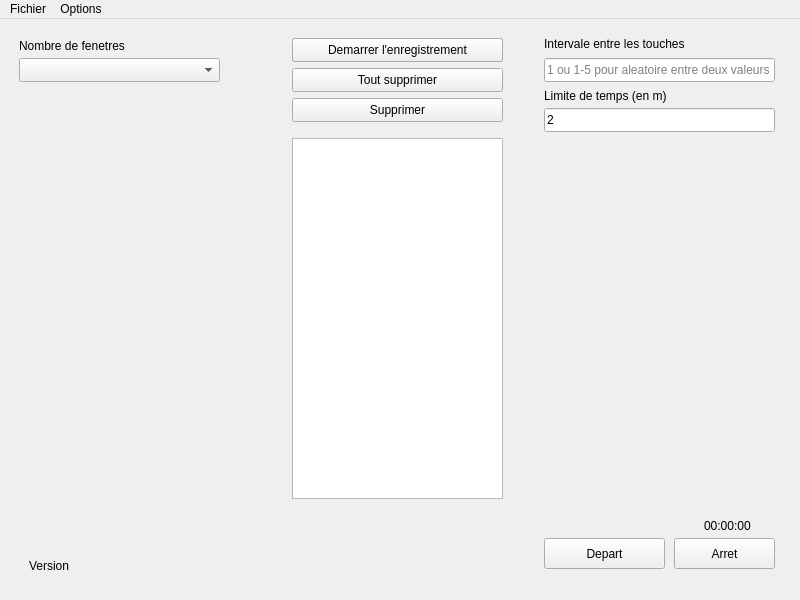
<?xml version="1.0" encoding="UTF-8"?>
<ui version="4.0">
 <class>MainWindow</class>
 <widget class="QMainWindow" name="MainWindow">
  <property name="geometry">
   <rect>
    <x>0</x>
    <y>0</y>
    <width>800</width>
    <height>600</height>
   </rect>
  </property>
  <property name="windowTitle">
   <string>MainWindow</string>
  </property>
  <widget class="QWidget" name="centralwidget">
   <layout class="QGridLayout" name="gridLayout">
    <item row="0" column="0">
     <layout class="QHBoxLayout" name="horizontalLayout">
      <item>
       <widget class="QWidget" name="left" native="true">
        <widget class="QLabel" name="label">
         <property name="geometry">
          <rect>
           <x>10</x>
           <y>10</y>
           <width>171</width>
           <height>16</height>
          </rect>
         </property>
         <property name="text">
          <string>Nombre de fenetres</string>
         </property>
        </widget>
        <widget class="QComboBox" name="winNum">
         <property name="geometry">
          <rect>
           <x>10</x>
           <y>30</y>
           <width>201</width>
           <height>24</height>
          </rect>
         </property>
        </widget>
        <widget class="QLabel" name="appVersion">
         <property name="geometry">
          <rect>
           <x>20</x>
           <y>530</y>
           <width>231</width>
           <height>16</height>
          </rect>
         </property>
         <property name="text">
          <string>Version</string>
         </property>
        </widget>
       </widget>
      </item>
      <item>
       <widget class="QWidget" name="middle" native="true">
        <widget class="QPushButton" name="startRecordButton">
         <property name="geometry">
          <rect>
           <x>20</x>
           <y>10</y>
           <width>211</width>
           <height>24</height>
          </rect>
         </property>
         <property name="text">
          <string>Demarrer l'enregistrement</string>
         </property>
        </widget>
        <widget class="QPushButton" name="stopRecordButton">
         <property name="enabled">
          <bool>true</bool>
         </property>
         <property name="geometry">
          <rect>
           <x>20</x>
           <y>10</y>
           <width>211</width>
           <height>24</height>
          </rect>
         </property>
         <property name="text">
          <string>Arreter l'enregistrement</string>
         </property>
        </widget>
        <widget class="QListView" name="keyListView">
         <property name="geometry">
          <rect>
           <x>20</x>
           <y>110</y>
           <width>211</width>
           <height>361</height>
          </rect>
         </property>
        </widget>
        <widget class="QPushButton" name="deleteKey">
         <property name="geometry">
          <rect>
           <x>20</x>
           <y>70</y>
           <width>211</width>
           <height>24</height>
          </rect>
         </property>
         <property name="text">
          <string>Supprimer</string>
         </property>
        </widget>
        <widget class="QPushButton" name="deleteAll">
         <property name="geometry">
          <rect>
           <x>20</x>
           <y>40</y>
           <width>211</width>
           <height>24</height>
          </rect>
         </property>
         <property name="text">
          <string>Tout supprimer</string>
         </property>
        </widget>
        <widget class="QPushButton" name="startRecordOutsideButton">
         <property name="geometry">
          <rect>
           <x>20</x>
           <y>10</y>
           <width>211</width>
           <height>24</height>
          </rect>
         </property>
         <property name="font">
          <font>
           <bold>false</bold>
          </font>
         </property>
         <property name="text">
          <string>Demarrer l'enregistrement</string>
         </property>
        </widget>
        <widget class="QPushButton" name="stopRecordOutsideButton">
         <property name="enabled">
          <bool>true</bool>
         </property>
         <property name="geometry">
          <rect>
           <x>20</x>
           <y>10</y>
           <width>211</width>
           <height>24</height>
          </rect>
         </property>
         <property name="text">
          <string>Arreter l'enregistrement</string>
         </property>
        </widget>
        <zorder>stopRecordOutsideButton</zorder>
        <zorder>startRecordOutsideButton</zorder>
        <zorder>stopRecordButton</zorder>
        <zorder>startRecordButton</zorder>
        <zorder>keyListView</zorder>
        <zorder>deleteKey</zorder>
        <zorder>deleteAll</zorder>
       </widget>
      </item>
      <item>
       <widget class="QWidget" name="right" native="true">
        <widget class="QLabel" name="label_2">
         <property name="geometry">
          <rect>
           <x>10</x>
           <y>0</y>
           <width>141</width>
           <height>31</height>
          </rect>
         </property>
         <property name="text">
          <string>Intervale entre les touches</string>
         </property>
        </widget>
        <widget class="QLineEdit" name="interval">
         <property name="geometry">
          <rect>
           <x>10</x>
           <y>30</y>
           <width>231</width>
           <height>24</height>
          </rect>
         </property>
         <property name="text">
          <string/>
         </property>
         <property name="placeholderText">
          <string>1 ou 1-5 pour aleatoire entre deux valeurs</string>
         </property>
        </widget>
        <widget class="QLabel" name="label_3">
         <property name="geometry">
          <rect>
           <x>10</x>
           <y>60</y>
           <width>131</width>
           <height>16</height>
          </rect>
         </property>
         <property name="text">
          <string>Limite de temps (en m)</string>
         </property>
        </widget>
        <widget class="QLineEdit" name="limit">
         <property name="geometry">
          <rect>
           <x>10</x>
           <y>80</y>
           <width>231</width>
           <height>24</height>
          </rect>
         </property>
         <property name="text">
          <string>2</string>
         </property>
        </widget>
        <widget class="QPushButton" name="startButton">
         <property name="geometry">
          <rect>
           <x>10</x>
           <y>510</y>
           <width>121</width>
           <height>31</height>
          </rect>
         </property>
         <property name="text">
          <string>Depart</string>
         </property>
        </widget>
        <widget class="QPushButton" name="stopButton">
         <property name="geometry">
          <rect>
           <x>140</x>
           <y>510</y>
           <width>101</width>
           <height>31</height>
          </rect>
         </property>
         <property name="text">
          <string>Arret</string>
         </property>
        </widget>
        <widget class="QLabel" name="remainingTime">
         <property name="geometry">
          <rect>
           <x>170</x>
           <y>490</y>
           <width>49</width>
           <height>16</height>
          </rect>
         </property>
         <property name="text">
          <string>00:00:00</string>
         </property>
        </widget>
       </widget>
      </item>
     </layout>
    </item>
   </layout>
  </widget>
  <widget class="QMenuBar" name="menubar">
   <property name="geometry">
    <rect>
     <x>0</x>
     <y>0</y>
     <width>800</width>
     <height>21</height>
    </rect>
   </property>
   <widget class="QMenu" name="menuParametres">
    <property name="title">
     <string>Fichier</string>
    </property>
    <widget class="QMenu" name="menuRecent">
     <property name="title">
      <string>Récents</string>
     </property>
    </widget>
    <addaction name="actionLoadConfig"/>
    <addaction name="actionSaveConfig"/>
    <addaction name="actionSaveAs"/>
    <addaction name="actionShowLogs"/>
    <addaction name="menuRecent"/>
   </widget>
   <widget class="QMenu" name="menuOptions">
    <property name="title">
     <string>Options</string>
    </property>
    <addaction name="actionUnboundRecordToggle"/>
   </widget>
   <addaction name="menuParametres"/>
   <addaction name="menuOptions"/>
  </widget>
  <action name="actionSaveConfig">
   <property name="icon">
    <iconset theme="QIcon::ThemeIcon::DocumentSave"/>
   </property>
   <property name="text">
    <string>Enregistrer la config</string>
   </property>
  </action>
  <action name="actionLoadConfig">
   <property name="icon">
    <iconset theme="QIcon::ThemeIcon::DocumentOpen"/>
   </property>
   <property name="text">
    <string>Charger la config</string>
   </property>
  </action>
  <action name="actionShowLogs">
   <property name="icon">
    <iconset theme="QIcon::ThemeIcon::FormatJustifyLeft"/>
   </property>
   <property name="text">
    <string>Afficher le journal</string>
   </property>
  </action>
  <action name="actionUnboundRecordToggle">
   <property name="checkable">
    <bool>true</bool>
   </property>
   <property name="icon">
    <iconset theme="QIcon::ThemeIcon::MediaRecord"/>
   </property>
   <property name="text">
    <string>Enregistrer en dehors</string>
   </property>
  </action>
  <action name="actionSaveAs">
   <property name="icon">
    <iconset theme="QIcon::ThemeIcon::DocumentSaveAs"/>
   </property>
   <property name="text">
    <string>Enregister sous</string>
   </property>
  </action>
 </widget>
 <resources/>
 <connections/>
</ui>
